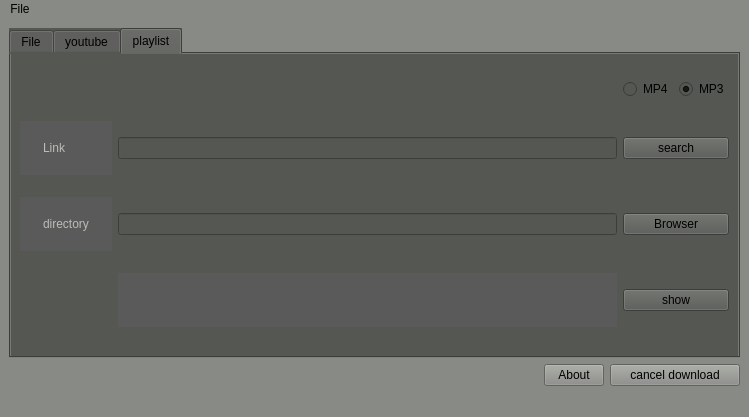
<?xml version="1.0" encoding="UTF-8"?>
<ui version="4.0">
 <class>CGNDM</class>
 <widget class="QMainWindow" name="CGNDM">
  <property name="enabled">
   <bool>true</bool>
  </property>
  <property name="geometry">
   <rect>
    <x>0</x>
    <y>0</y>
    <width>749</width>
    <height>417</height>
   </rect>
  </property>
  <property name="windowTitle">
   <string>MainWindow</string>
  </property>
  <property name="styleSheet">
   <string notr="true">
background-color: rgb(136, 138, 133);</string>
  </property>
  <property name="animated">
   <bool>true</bool>
  </property>
  <widget class="QWidget" name="centralwidget">
   <layout class="QGridLayout" name="gridLayout_2">
    <item row="3" column="2">
     <widget class="QPushButton" name="pushButton_8">
      <property name="maximumSize">
       <size>
        <width>130</width>
        <height>16777215</height>
       </size>
      </property>
      <property name="text">
       <string>cancel download</string>
      </property>
     </widget>
    </item>
    <item row="3" column="1">
     <widget class="QPushButton" name="pushButton_10">
      <property name="maximumSize">
       <size>
        <width>60</width>
        <height>16777215</height>
       </size>
      </property>
      <property name="text">
       <string>About</string>
      </property>
     </widget>
    </item>
    <item row="0" column="0" rowspan="3" colspan="3">
     <widget class="QTabWidget" name="tabWidget">
      <property name="styleSheet">
       <string notr="true">background-color: rgb(85, 87, 83);



</string>
      </property>
      <property name="currentIndex">
       <number>2</number>
      </property>
      <widget class="QWidget" name="tab">
       <attribute name="title">
        <string>File</string>
       </attribute>
       <layout class="QVBoxLayout" name="verticalLayout">
        <item>
         <layout class="QVBoxLayout" name="verticalLayout_2">
          <item>
           <layout class="QGridLayout" name="gridLayout">
            <item row="0" column="2">
             <widget class="QLabel" name="label_2">
              <property name="styleSheet">
               <string notr="true">.QLabel  {
  -webkit-box-sizing: content-box;
  -moz-box-sizing: content-box;
  box-sizing: content-box;
  width: 160px;
  padding: 20px;
  overflow: hidden;
  border: none;
  font: normal 16px/1 &quot;Times New Roman&quot;, Times, serif;
 
	color: rgb(186, 189, 182);
  text-align: center;
  -o-text-overflow: ellipsis;
  text-overflow: ellipsis;
  background: #5a5a5a;
  -webkit-box-shadow: 1px 1px 1px 0 rgba(0,0,0,0.3) ;
  box-shadow: 1px 1px 1px 0 rgba(0,0,0,0.3) ;
  text-shadow: 1px 1px 1px rgba(0,0,0,0.2) ;
}</string>
              </property>
              <property name="text">
               <string>Link</string>
              </property>
             </widget>
            </item>
            <item row="1" column="3">
             <widget class="QLineEdit" name="lineEdit">
              <property name="text">
               <string/>
              </property>
             </widget>
            </item>
            <item row="1" column="2">
             <widget class="QLabel" name="label">
              <property name="styleSheet">
               <string notr="true">.QLabel  {
  -webkit-box-sizing: content-box;
  -moz-box-sizing: content-box;
  box-sizing: content-box;
  width: 160px;
  padding: 20px;
  overflow: hidden;
  border: none;
  font: normal 16px/1 &quot;Times New Roman&quot;, Times, serif;
 
	color: rgb(186, 189, 182);
  text-align: center;
  -o-text-overflow: ellipsis;
  text-overflow: ellipsis;
  background: #5a5a5a;
  -webkit-box-shadow: 1px 1px 1px 0 rgba(0,0,0,0.3) ;
  box-shadow: 1px 1px 1px 0 rgba(0,0,0,0.3) ;
  text-shadow: 1px 1px 1px rgba(0,0,0,0.2) ;
}</string>
              </property>
              <property name="text">
               <string>directory</string>
              </property>
             </widget>
            </item>
            <item row="1" column="4">
             <widget class="QPushButton" name="pushButton_2">
              <property name="styleSheet">
               <string notr="true">
.QPushButton:hover {
	background:linear-gradient(to bottom, #ccc2a6 5%, #eae0c2 100%);
	background-color:#ccc2a6;
}
.QPushButton:active {
	position:relative;
	top:1px;
}
</string>
              </property>
              <property name="text">
               <string>Browser</string>
              </property>
             </widget>
            </item>
            <item row="0" column="4">
             <layout class="QFormLayout" name="formLayout"/>
            </item>
            <item row="0" column="3">
             <widget class="QLineEdit" name="lineEdit_2">
              <property name="text">
               <string/>
              </property>
             </widget>
            </item>
           </layout>
          </item>
          <item>
           <widget class="QProgressBar" name="progressBar">
            <property name="styleSheet">
             <string notr="true">background-color: rgb(211, 215, 207);
selection-background-color: rgb(136, 138, 133);</string>
            </property>
            <property name="value">
             <number>0</number>
            </property>
           </widget>
          </item>
          <item>
           <widget class="QPushButton" name="pushButton">
            <property name="styleSheet">
             <string notr="true">
.QPushButton:hover {
	background:linear-gradient(to bottom, #ccc2a6 5%, #eae0c2 100%);
	background-color:#ccc2a6;
}
.QPushButton:active {
	position:relative;
	top:1px;
}
</string>
            </property>
            <property name="text">
             <string>Start</string>
            </property>
           </widget>
          </item>
         </layout>
        </item>
        <item>
         <widget class="QWidget" name="widget" native="true">
          <layout class="QVBoxLayout" name="verticalLayout_6">
           <item>
            <widget class="QLabel" name="label_10">
             <property name="styleSheet">
              <string notr="true">.QLabel  {
  -webkit-box-sizing: content-box;
  -moz-box-sizing: content-box;
  box-sizing: content-box;
  width: 160px;
  padding: 20px;
  overflow: hidden;
  border: none;
  font: normal 16px/1 &quot;Times New Roman&quot;, Times, serif;
 
	color: rgb(186, 189, 182);
  text-align: center;
  -o-text-overflow: ellipsis;
  text-overflow: ellipsis;
  background: #5a5a5a;
  -webkit-box-shadow: 1px 1px 1px 0 rgba(0,0,0,0.3) ;
  box-shadow: 1px 1px 1px 0 rgba(0,0,0,0.3) ;
  text-shadow: 1px 1px 1px rgba(0,0,0,0.2) ;
}</string>
             </property>
             <property name="text">
              <string>       information sur download</string>
             </property>
            </widget>
           </item>
          </layout>
         </widget>
        </item>
       </layout>
      </widget>
      <widget class="QWidget" name="tab_2">
       <attribute name="title">
        <string>youtube</string>
       </attribute>
       <layout class="QVBoxLayout" name="verticalLayout_4">
        <item>
         <layout class="QGridLayout" name="gridLayout_3">
          <item row="4" column="2">
           <widget class="QLabel" name="label_6">
            <property name="styleSheet">
             <string notr="true">.QLabel  {
  -webkit-box-sizing: content-box;
  -moz-box-sizing: content-box;
  box-sizing: content-box;
  width: 160px;
  padding: 20px;
  overflow: hidden;
  border: none;
  font: normal 16px/1 &quot;Times New Roman&quot;, Times, serif;
 
	color: rgb(186, 189, 182);
  text-align: center;
  -o-text-overflow: ellipsis;
  text-overflow: ellipsis;
  background: #5a5a5a;
  -webkit-box-shadow: 1px 1px 1px 0 rgba(0,0,0,0.3) ;
  box-shadow: 1px 1px 1px 0 rgba(0,0,0,0.3) ;
  text-shadow: 1px 1px 1px rgba(0,0,0,0.2) ;
}</string>
            </property>
            <property name="text">
             <string>directory</string>
            </property>
           </widget>
          </item>
          <item row="1" column="2" rowspan="2">
           <widget class="QLabel" name="label_5">
            <property name="maximumSize">
             <size>
              <width>115</width>
              <height>60</height>
             </size>
            </property>
            <property name="styleSheet">
             <string notr="true">.QLabel  {
  -webkit-box-sizing: content-box;
  -moz-box-sizing: content-box;
  box-sizing: content-box;
  width: 160px;
  padding: 20px;
  overflow: hidden;
  border: none;
  font: normal 16px/1 &quot;Times New Roman&quot;, Times, serif;
 
	color: rgb(186, 189, 182);
  text-align: center;
  -o-text-overflow: ellipsis;
  text-overflow: ellipsis;
  background: #5a5a5a;
  -webkit-box-shadow: 1px 1px 1px 0 rgba(0,0,0,0.3) ;
  box-shadow: 1px 1px 1px 0 rgba(0,0,0,0.3) ;
  text-shadow: 1px 1px 1px rgba(0,0,0,0.2) ;
}</string>
            </property>
            <property name="text">
             <string>Link</string>
            </property>
           </widget>
          </item>
          <item row="4" column="3">
           <widget class="QLineEdit" name="lineEdit_6">
            <property name="text">
             <string/>
            </property>
           </widget>
          </item>
          <item row="0" column="4">
           <layout class="QFormLayout" name="formLayout_3">
            <item row="0" column="0">
             <widget class="QRadioButton" name="radioButton_5">
              <property name="maximumSize">
               <size>
                <width>60</width>
                <height>50</height>
               </size>
              </property>
              <property name="text">
               <string>MP3</string>
              </property>
              <property name="checkable">
               <bool>true</bool>
              </property>
              <property name="checked">
               <bool>true</bool>
              </property>
             </widget>
            </item>
            <item row="0" column="1">
             <widget class="QRadioButton" name="radioButton_6">
              <property name="maximumSize">
               <size>
                <width>60</width>
                <height>50</height>
               </size>
              </property>
              <property name="text">
               <string>MP4</string>
              </property>
             </widget>
            </item>
           </layout>
          </item>
          <item row="5" column="2">
           <widget class="QComboBox" name="comboBox">
            <property name="styleSheet">
             <string notr="true">.QComboBox:hover {
	background:linear-gradient(to bottom, #ccc2a6 5%, #eae0c2 100%);
	background-color:#ccc2a6;
}
.QComboBox:active {
	position:relative;
	top:1px;
}
</string>
            </property>
            <property name="minimumContentsLength">
             <number>2</number>
            </property>
            <property name="duplicatesEnabled">
             <bool>false</bool>
            </property>
           </widget>
          </item>
          <item row="4" column="4">
           <widget class="QPushButton" name="pushButton_3">
            <property name="styleSheet">
             <string notr="true">.QPushButton:hover {
	background:linear-gradient(to bottom, #ccc2a6 5%, #eae0c2 100%);
	background-color:#ccc2a6;
}
.QPushButton:active {
	position:relative;
	top:1px;
}
</string>
            </property>
            <property name="text">
             <string>Browser</string>
            </property>
           </widget>
          </item>
          <item row="1" column="4" rowspan="2">
           <widget class="QPushButton" name="pushButton_4">
            <property name="maximumSize">
             <size>
              <width>150</width>
              <height>16777215</height>
             </size>
            </property>
            <property name="styleSheet">
             <string notr="true">.QPushButton:hover {
	background:linear-gradient(to bottom, #ccc2a6 5%, #eae0c2 100%);
	background-color:#ccc2a6;
}
.QPushButton:active {
	position:relative;
	top:1px;
}
</string>
            </property>
            <property name="text">
             <string>search</string>
            </property>
           </widget>
          </item>
          <item row="5" column="3">
           <widget class="QLabel" name="label_4">
            <property name="text">
             <string/>
            </property>
           </widget>
          </item>
          <item row="1" column="3" rowspan="2">
           <widget class="QLineEdit" name="lineEdit_5">
            <property name="text">
             <string/>
            </property>
           </widget>
          </item>
         </layout>
        </item>
        <item>
         <layout class="QVBoxLayout" name="verticalLayout_5">
          <item>
           <widget class="QProgressBar" name="progressBar_3">
            <property name="value">
             <number>0</number>
            </property>
           </widget>
          </item>
          <item>
           <widget class="QPushButton" name="pushButton_6">
            <property name="styleSheet">
             <string notr="true">.QPushButton:hover {
	background:linear-gradient(to bottom, #ccc2a6 5%, #eae0c2 100%);
	background-color:#ccc2a6;
}
.QPushButton:active {
	position:relative;
	top:1px;
}
</string>
            </property>
            <property name="text">
             <string>Start</string>
            </property>
           </widget>
          </item>
         </layout>
        </item>
       </layout>
      </widget>
      <widget class="QWidget" name="tab_3">
       <attribute name="title">
        <string>playlist</string>
       </attribute>
       <layout class="QGridLayout" name="gridLayout_5">
        <item row="3" column="4">
         <widget class="QLineEdit" name="lineEdit_8">
          <property name="text">
           <string/>
          </property>
         </widget>
        </item>
        <item row="2" column="5" colspan="2">
         <widget class="QPushButton" name="pushButton_5">
          <property name="styleSheet">
           <string notr="true">.QPushButton:hover {
	background:linear-gradient(to bottom, #ccc2a6 5%, #eae0c2 100%);
	background-color:#ccc2a6;
}
.QPushButton:active {
	position:relative;
	top:1px;
}
</string>
          </property>
          <property name="text">
           <string>search</string>
          </property>
         </widget>
        </item>
        <item row="3" column="5" colspan="2">
         <widget class="QPushButton" name="pushButton_7">
          <property name="styleSheet">
           <string notr="true">.QPushButton:hover {
	background:linear-gradient(to bottom, #ccc2a6 5%, #eae0c2 100%);
	background-color:#ccc2a6;
}
.QPushButton:active {
	position:relative;
	top:1px;
}
</string>
          </property>
          <property name="text">
           <string>Browser</string>
          </property>
         </widget>
        </item>
        <item row="3" column="0" colspan="3">
         <widget class="QLabel" name="label_8">
          <property name="sizePolicy">
           <sizepolicy hsizetype="Fixed" vsizetype="Preferred">
            <horstretch>0</horstretch>
            <verstretch>0</verstretch>
           </sizepolicy>
          </property>
          <property name="styleSheet">
           <string notr="true">.QLabel  {
  -webkit-box-sizing: content-box;
  -moz-box-sizing: content-box;
  box-sizing: content-box;
  width: 160px;
  padding: 20px;
  overflow: hidden;
  border: none;
  font: normal 16px/1 &quot;Times New Roman&quot;, Times, serif;
 
	color: rgb(186, 189, 182);
  text-align: center;
  -o-text-overflow: ellipsis;
  text-overflow: ellipsis;
  background: #5a5a5a;
  -webkit-box-shadow: 1px 1px 1px 0 rgba(0,0,0,0.3) ;
  box-shadow: 1px 1px 1px 0 rgba(0,0,0,0.3) ;
  text-shadow: 1px 1px 1px rgba(0,0,0,0.2) ;
}</string>
          </property>
          <property name="text">
           <string>directory</string>
          </property>
         </widget>
        </item>
        <item row="1" column="5">
         <widget class="QRadioButton" name="radioButton_8">
          <property name="text">
           <string>MP4</string>
          </property>
         </widget>
        </item>
        <item row="2" column="4">
         <widget class="QLineEdit" name="lineEdit_7">
          <property name="text">
           <string/>
          </property>
         </widget>
        </item>
        <item row="4" column="4">
         <widget class="QLabel" name="label_3">
          <property name="maximumSize">
           <size>
            <width>16777</width>
            <height>60</height>
           </size>
          </property>
          <property name="styleSheet">
           <string notr="true">.QLabel  {
  -webkit-box-sizing: content-box;
  -moz-box-sizing: content-box;
  box-sizing: content-box;
  width: 160px;
  padding: 20px;
  overflow: hidden;
  border: none;
  font: normal 16px/1 &quot;Times New Roman&quot;, Times, serif;
 
	color: rgb(186, 189, 182);
  text-align: center;
  -o-text-overflow: ellipsis;
  text-overflow: ellipsis;
  background: #5a5a5a;
  -webkit-box-shadow: 1px 1px 1px 0 rgba(0,0,0,0.3) ;
  box-shadow: 1px 1px 1px 0 rgba(0,0,0,0.3) ;
  text-shadow: 1px 1px 1px rgba(0,0,0,0.2) ;
}</string>
          </property>
          <property name="text">
           <string/>
          </property>
         </widget>
        </item>
        <item row="1" column="6">
         <widget class="QRadioButton" name="radioButton_7">
          <property name="maximumSize">
           <size>
            <width>50</width>
            <height>16777215</height>
           </size>
          </property>
          <property name="text">
           <string>MP3</string>
          </property>
          <property name="checked">
           <bool>true</bool>
          </property>
         </widget>
        </item>
        <item row="2" column="0" colspan="3">
         <widget class="QLabel" name="label_7">
          <property name="sizePolicy">
           <sizepolicy hsizetype="Fixed" vsizetype="Preferred">
            <horstretch>0</horstretch>
            <verstretch>0</verstretch>
           </sizepolicy>
          </property>
          <property name="maximumSize">
           <size>
            <width>115</width>
            <height>16777215</height>
           </size>
          </property>
          <property name="styleSheet">
           <string notr="true">.QLabel  {
  -webkit-box-sizing: content-box;
  -moz-box-sizing: content-box;
  box-sizing: content-box;
  width: 160px;
  padding: 20px;
  overflow: hidden;
  border: none;
  font: normal 16px/1 &quot;Times New Roman&quot;, Times, serif;
 
	color: rgb(186, 189, 182);
  text-align: center;
  -o-text-overflow: ellipsis;
  text-overflow: ellipsis;
  background: #5a5a5a;
  -webkit-box-shadow: 1px 1px 1px 0 rgba(0,0,0,0.3) ;
  box-shadow: 1px 1px 1px 0 rgba(0,0,0,0.3) ;
  text-shadow: 1px 1px 1px rgba(0,0,0,0.2) ;
}</string>
          </property>
          <property name="text">
           <string>Link</string>
          </property>
         </widget>
        </item>
        <item row="4" column="5" colspan="2">
         <widget class="QPushButton" name="pushButton_9">
          <property name="text">
           <string>show</string>
          </property>
         </widget>
        </item>
       </layout>
      </widget>
     </widget>
    </item>
   </layout>
  </widget>
  <widget class="QStatusBar" name="statusbar"/>
  <widget class="QMenuBar" name="menuBar">
   <property name="geometry">
    <rect>
     <x>0</x>
     <y>0</y>
     <width>749</width>
     <height>22</height>
    </rect>
   </property>
   <widget class="QMenu" name="menuhjgj">
    <property name="title">
     <string>File</string>
    </property>
    <addaction name="actionEXIT"/>
   </widget>
   <addaction name="menuhjgj"/>
  </widget>
  <action name="actionsource">
   <property name="text">
    <string>source</string>
   </property>
  </action>
  <action name="actionEXIT">
   <property name="text">
    <string>EXIT</string>
   </property>
  </action>
 </widget>
 <resources/>
 <connections>
  <connection>
   <sender>pushButton_8</sender>
   <signal>clicked()</signal>
   <receiver>CGNDM</receiver>
   <slot>update()</slot>
   <hints>
    <hint type="sourcelabel">
     <x>713</x>
     <y>381</y>
    </hint>
    <hint type="destinationlabel">
     <x>679</x>
     <y>-9</y>
    </hint>
   </hints>
  </connection>
 </connections>
</ui>
